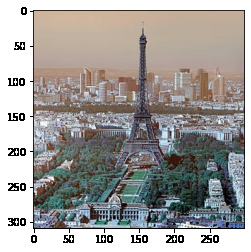
#> input picture Lab1/paris.png, 251 x 252 px
$ jupyter execute --allow-errors Hoja01.ipynb
#> lines starting #> are read from the running program, lines starting #| are printed output that depends on the picture
#> further down, paris is the input picture: shape (252, 251, 3); mean B, G, R 154.8, 157.5, 160.2
# Hoja de trabajo 1

[cell 1]
import cv2
import numpy as np
import matplotlib.pyplot as plt

## Problema 1

[cell 2]
def problema1(imagen, color):
    #La imagen debe venir previamente leída por cv2
#> called with color = 3
    img = cv2.cvtColor(imagen, cv2.COLOR_BGR2RGB)
    imgn = img.copy()
    if int(color) == 1:
        # cambiamos los canales rojo y verde a 0
        imgn[:, :, 0] = 0
        imgn[:, :, 1] = 0

    elif int(color) == 2:
        # cambiamos los canales rojo y azul a 0
        imgn[:, :, 0] = 0
        imgn[:, :, 2] = 0

    elif int(color) == 3:
        #cambiamos los canales verde y azul a 0
        imgn[:, :, 1] = 0
        imgn[:, :, 2] = 0
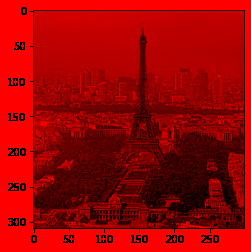
#> imgn: shape (252, 251, 3); mean R, G, B 160.2, 0, 0

    elif int(color) == 10:
        #cambiamos el canal azul a 0
        imgn[:, :, 2] = 0

    elif int(color) == 20:
         #cambiamos el canal rojo a 0
        imgn[:, :, 0] = 0

    elif int(color) == 30:
         #cambiamos el canal verde a 0
        imgn[:, :, 1] = 0
    else:
        raise Exception('color no válido')

    plt.imshow(imgn)
    plt.show()

[cell 3]
paris = cv2.imread('paris.png')

[cell 4]
problema1(paris,3)

## Problema 2

[cell 5]
def problema2(rojo,verde,azul):
    #las imágenes tienen que venir leídas por cv2
    img_r = rojo.copy()
    img_v = verde.copy()
    img_b = azul.copy()

    #cambiamos los canales verde y azul a 0 en la imagen rojo
    img_r[:, :, 1] = 0
    img_r[:, :, 2] = 0

    #cambiamos los canales rojo y azul a 0 en la imagen verde
    img_v[:, :, 0] = 0
    img_v[:, :, 2] = 0

    #cambiamos los canales rojo y verde a 0 en la imagen azul
    img_b[:, :, 0] = 0
    img_b[:, :, 1] = 0

    #Sumamos las tres imágenes resultantes
    imagen = img_r + img_v + img_b

    return imagen
   # plt.imshow(imagen)
  #  plt.show()

[cell 6]
imagen1_b = cv2.imread(".\imagen1\imagen1_salida_gray_azul.jpg")
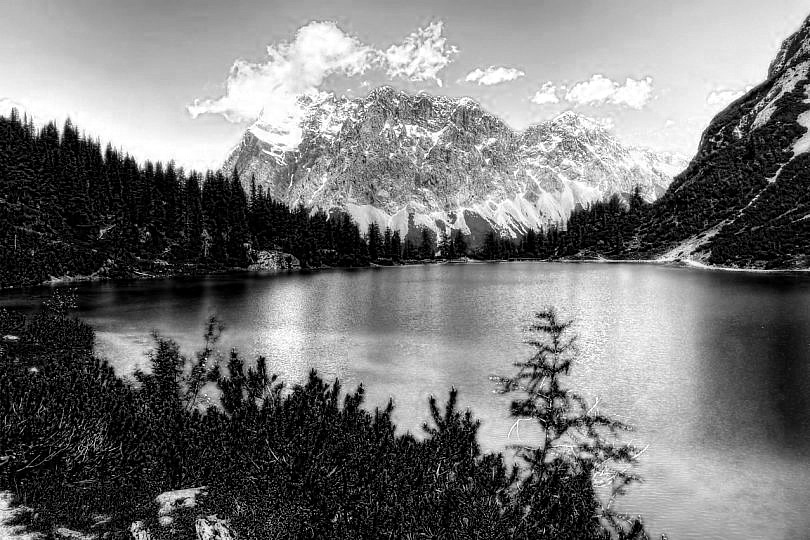
#> input picture Lab1/imagen1/imagen1_salida_gray_azul.jpg, 810 x 540 px, found by its file name
#> imagen1_b is the input picture: shape (540, 810, 3); min 0, max 255, mean 118.1
imagen1_g = cv2.imread(".\imagen1\imagen1_salida_gray_verde.jpg")
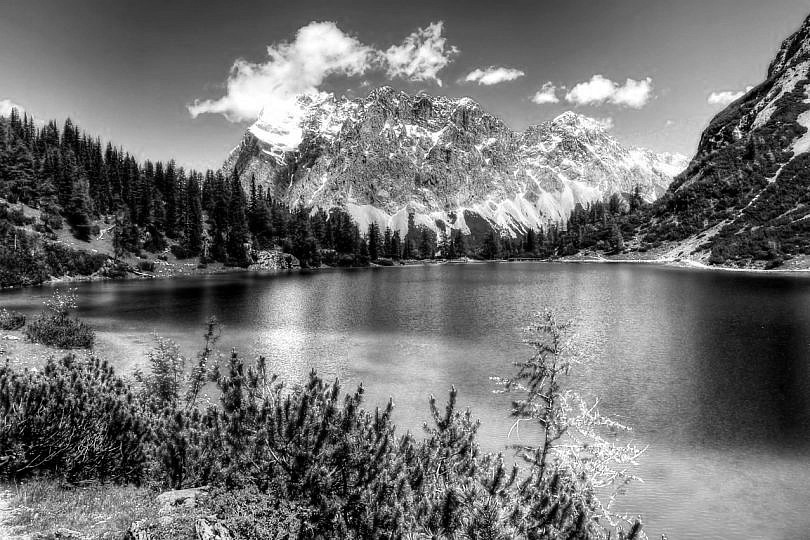
#> input picture Lab1/imagen1/imagen1_salida_gray_verde.jpg, 810 x 540 px, found by its file name
#> imagen1_g is the input picture: shape (540, 810, 3); min 0, max 255, mean 113.9
imagen1_r = cv2.imread(".\imagen1\imagen1_salida_gray_rojo.jpg")
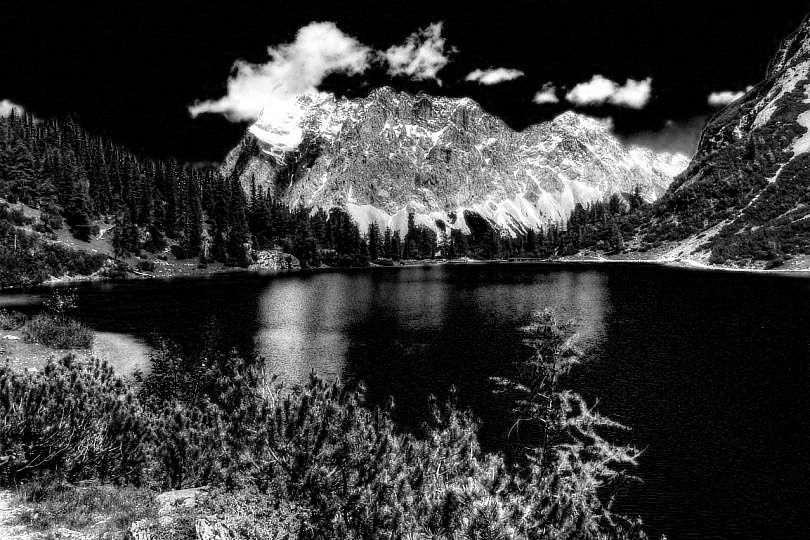
#> input picture Lab1/imagen1/imagen1_salida_gray_rojo.jpg, 810 x 540 px, found by its file name
#> imagen1_r is the input picture: shape (540, 810, 3); min 0, max 255, mean 57.5

[cell 7]
plt.imshow(imagen1_b)
plt.show()

[cell 8]
imagen_1 = problema2(imagen1_r,imagen1_g,imagen1_b)
#> in problema2, `img_r[:, :, 2] = 0`:
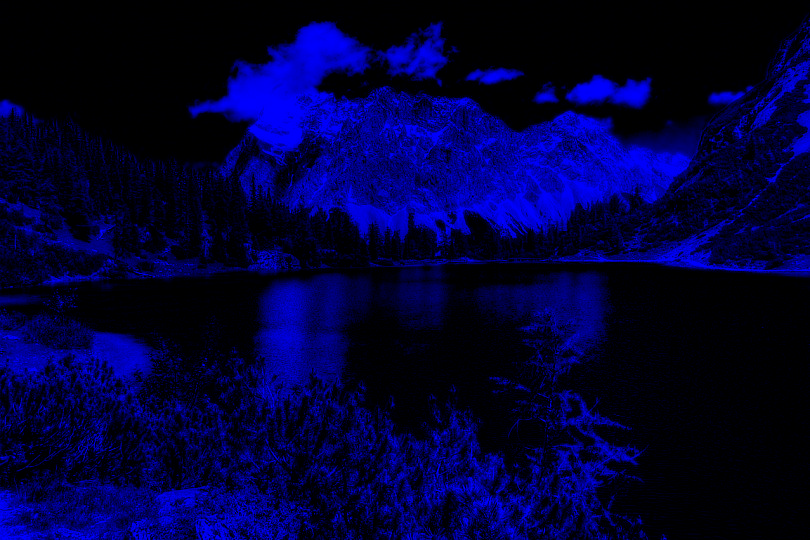
#> img_r: shape (540, 810, 3); mean B, G, R 57.5, 0, 0
#> in problema2, `img_v[:, :, 2] = 0`:
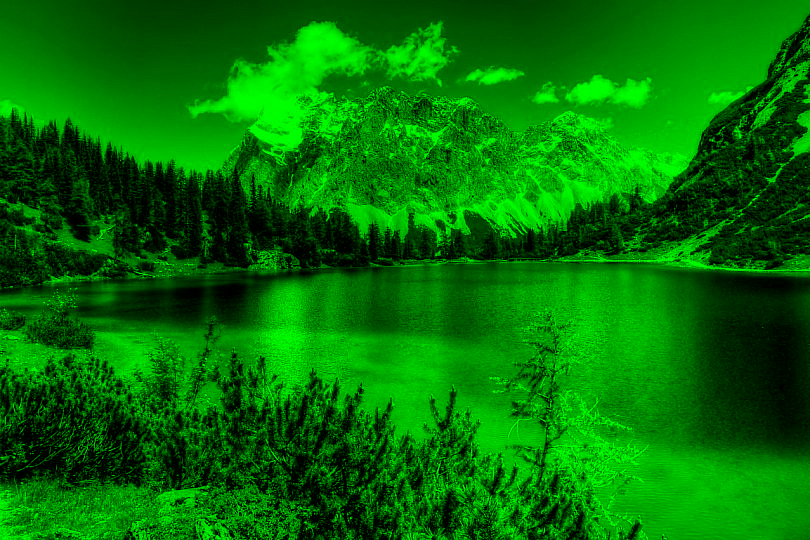
#> img_v: shape (540, 810, 3); mean B, G, R 0, 113.9, 0
#> in problema2, `img_b[:, :, 1] = 0`:
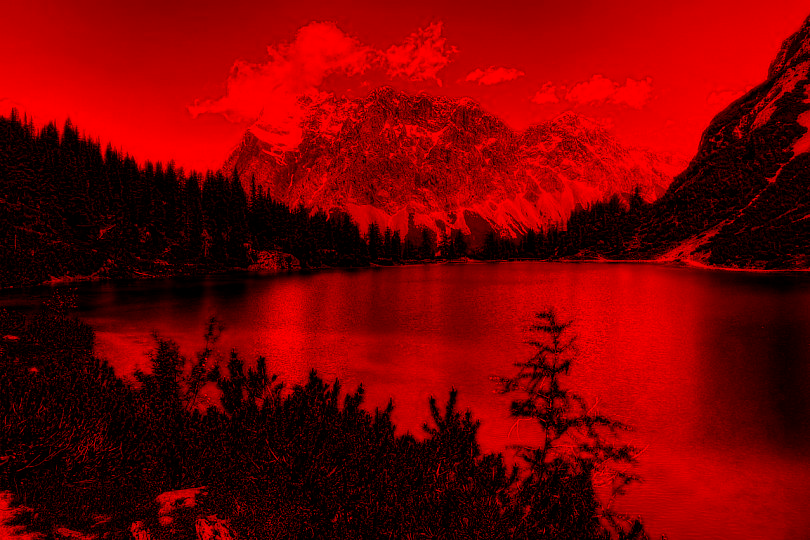
#> img_b: shape (540, 810, 3); mean B, G, R 0, 0, 118.1
#> in problema2, `imagen = img_r + img_v + img_b`:
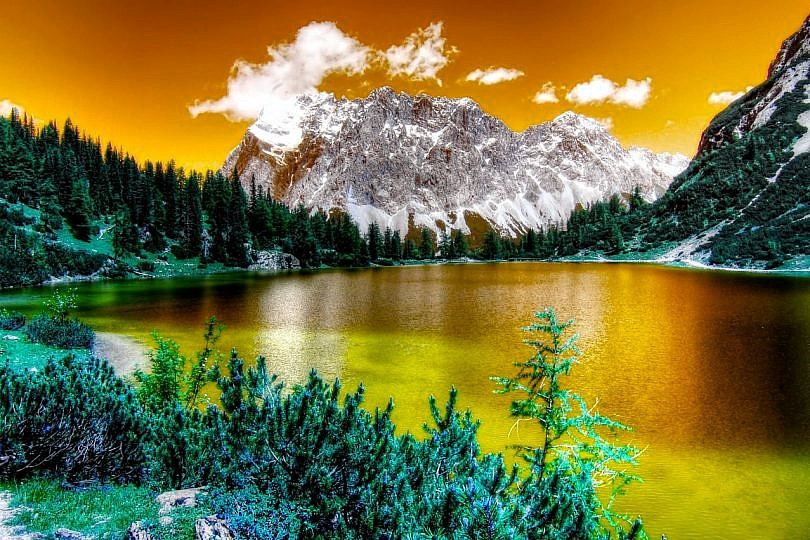
#> imagen: shape (540, 810, 3); mean B, G, R 57.5, 113.9, 118.1

[cell 9]
plt.imshow(imagen_1)
plt.show()

[cell 10]
imagen2_b = cv2.imread(".\imagen2\imagen2_salida_gray_azul.jpg")
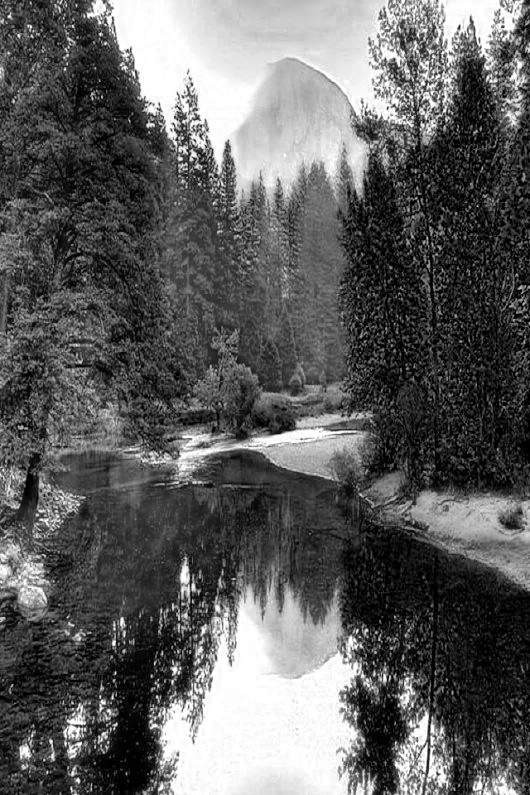
#> input picture Lab1/imagen2/imagen2_salida_gray_azul.jpg, 530 x 795 px, found by its file name
#> imagen2_b is the input picture: shape (795, 530, 3); min 0, max 255, mean 95.1
imagen2_g = cv2.imread(".\imagen2\imagen2_salida_gray_verde.jpg")
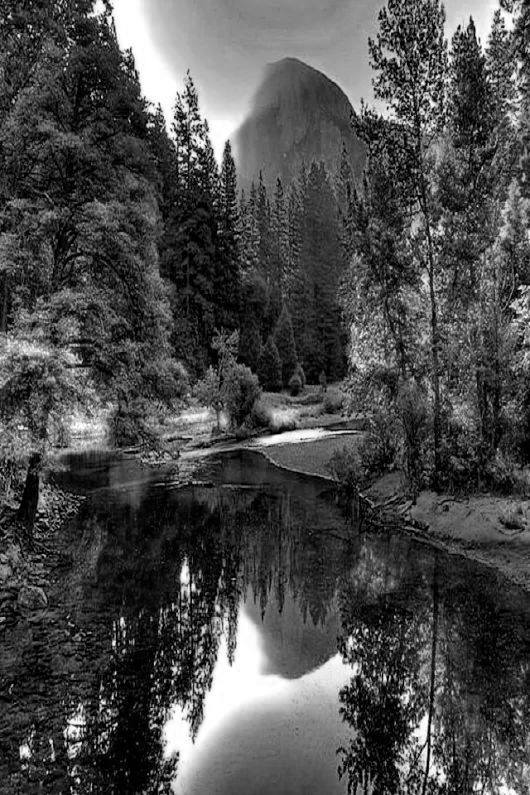
#> input picture Lab1/imagen2/imagen2_salida_gray_verde.jpg, 530 x 795 px, found by its file name
#> imagen2_g is the input picture: shape (795, 530, 3); min 0, max 255, mean 75.3
imagen2_r = cv2.imread(".\imagen2\imagen2_salida_gray_rojo.jpg")
